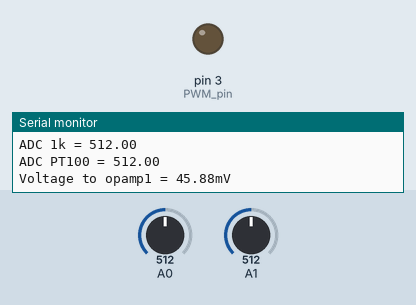
A sketch run on a simulated Arduino Uno, built with avr-gcc and run on an emulated ATmega328P. Shown: output pins drawn as LEDs (lit = HIGH), the last lines printed to the serial monitor. Inputs (shaded band) come from the test bench; at power-on: A0 = 512, A1 = 512. No radio packets arrive unless stated.

Above: at 0.12 s.
At 1.2 s:
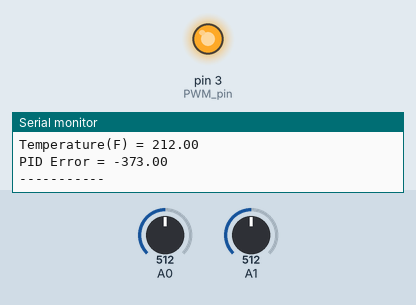
1.3 s: A0 set to 0
4.3 s: A1 set to 0
Timing chart, 0 to 7.3 s (numbered marks = the images above; inputs shaded):
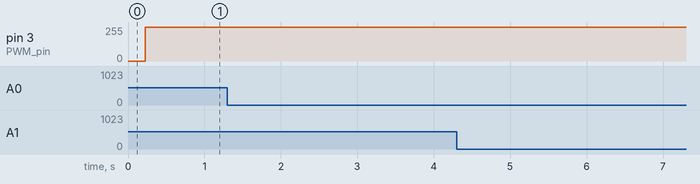

The sketch:

PID_Temperature_Controller.ino
```cpp
#include <nRF24L01.h>
#include <RF24.h>
#include <SPI.h>
#include <Wire.h>
RF24 radio(7,8);
const uint64_t sendAddress = 0xF0F0F0F0E1LL;
const uint64_t receiveAddress = 0xF0F0F0F0E1FF;

const int n = 101;
double PT100[n] = {10000,10039,10078,10117,10156,10195,10234,10273,10312,10351   //PT100 Datatable (can be replace with any)
,10390,10429,10468,10507,10546,10585,10624,10663,10702,10740
,10779,10818,10857,10896,10935,10973,11012,11051,11090,11128
,11167,11206,11245,11283,11322,11361,11399,11438,11477,11515
,11554,11593,11631,11670,11708,11747,11785,11824,11862,11901
,11940,11978,12016,12055,12093,12132,12170,12209,12247,12286
,12324,12362,12401,12439,12477,12517,12555,12593,12632,12670
,12708,12746,12785,12823,12861,12899,12938,12976,13014,13052
,13090,13128,13167,13205,13243,13281,13319,13357,13395,13433
,13471,13509,13547,13585,13623,13661,13699,13737,13775,13813
,13851};

  //PID constants
  //int kp = 17;   int ki = .075;   int kd = 3.9;
  int kp = 17;   int ki = 1;   int kd = 0;
  int PID_p = 0;    int PID_i = 0;    int PID_d = 0;

  //Pins

  int PWM_pin = 3;
  double kTemptot = 0;

  //Variables
  float temperature_read = 0;
  float set_temperature = 21;
  double set_temperature_k = 0;
  double set_temperature_k2 = 0;
  double temptot = 0;
  float PID_error = 0;
  float previous_error = 0;
  float elapsedTime, Time, timePrev;
  int PID_value = 0;
  int m = 12.6;

void setup() {
  Serial.begin(9600);
  radio.begin();
  radio.openWritingPipe(sendAddress);
  radio.openReadingPipe(1, receiveAddress);
  radio.setPALevel(RF24_PA_MAX);
  radio.setDataRate(RF24_250KBPS);
  radio.setChannel(108);
  pinMode(3,OUTPUT);
  //TCCR1B = TCCR1B & B11111000 | B00000101;;
  analogReference(INTERNAL);
  Time = millis();
  }


void loop() {
  radio.stopListening();
  kTemptot = temptot + 273;
  radio.write(&kTemptot, sizeof(kTemptot));
  delay(30);
  radio.startListening();
  radio.read(&set_temperature_k, sizeof(set_temperature_k));
  if(set_temperature_k != set_temperature_k2 && set_temperature_k != 0){
    set_temperature_k2 = set_temperature_k;
  }
  set_temperature = set_temperature_k2-273;

  float I = analogRead(A0);
  float V = analogRead(A1);

  float curavg = 0;
  float volavg = 0;

  //Averaging of ADC values

  for (int i = 0; i < 100; i++){
    curavg += analogRead(A0);
    volavg += analogRead(A1);
  }


  I = curavg/100;
  V = volavg/100;

  //ADC reading of 1k and PT100

  Serial.print("ADC 1k = ");
  Serial.println(I);

  Serial.print("ADC PT100 = ");
  Serial.println(V);

  I = atv(I);
  V = atv(V);

  I = I/(12);      //voltage in divided by gain of op amp 1
  Serial.print("Voltage to opamp1 = ");
  Serial.print(I*1000); //conversion of voltage to mV
  Serial.println("mV");
  I = I/984;         //voltage divided by resistance == current going to pt100

  Serial.print("Current to PT100 = ");
  Serial.print(I*1000*1000);  //conversion of current to uA
  Serial.println("uA");

  V = V/(92);     //voltage divided by gain of op amp 2 == voltage going through pt100

  Serial.print("  Voltage of PT100 = ");
  Serial.print(V*1000); //conversion of voltage to mV
  Serial.println("mV");


  double r;

  r = V/I;           //voltage divided by current = resistance of pt100
  Serial.print("Resistance of PT100= ");
 Serial.println((r+m)/100);

  //binary sorting algorithm

  int h; //higher
  int l; //lower
  int mid; //middle
  bool flag = 0;
  int res = (r+m)*100;


  if (res >= PT100[n/2]){
    h = n;
    l = n/2;
  }
  else{
    h = n/2;
    l = 0;
  }

  mid = h/2;

  //SPECIAL CASE: Perfect resistance measurement point
  while (flag == 0){
      if (res == PT100[mid]){
    flag = 1;
  }
    if (res > PT100[mid]){
      h = h;
      l = mid;
      mid = (h+l)/2;

    }
    else if (res < PT100[mid]){
      h = mid;
      l = 0;
      mid = (h+l)/2;
    }
    if (PT100[l+1] == PT100[h]){
      flag = 1;
    }
  }
  /*
  Serial.print("High = ");
  Serial.println(h);
  Serial.print(   "Low = ");
  Serial.println(l);
  */

  double slope;
  double temp;

  slope = (h-l)/(PT100[h]-PT100[l]);
  temp = (slope*(res-PT100[l]))+l;


  for (int i = 0; i<1000; i++){
    temptot += temp;
  }

  temptot = temptot/1000;

Serial.print("Temperature(C) = ");
  Serial.println(temptot);

Serial.print("Temperature(F) = ");
Serial.println((temptot*(1.8))+32);

  //PID
  // First we read the real value of temperature
  temperature_read = temptot;
  //Next we calculate the error between the setpoint and the real value
  PID_error = set_temperature - temperature_read;
 Serial.print("PID Error = ");
 Serial.println(PID_error);
 //Calculate the P value
  PID_p = kp * PID_error;
  //Calculate the I value in a range on +-3
  if(-10 < PID_error < 10)
  {
    PID_i = PID_i + (ki * PID_error);
  }

   //For derivative we need real time to calculate speed change rate
  timePrev = Time;                            // the previous time is stored before the actual time read
  Time = millis();                            // actual time read
  elapsedTime = (Time - timePrev) / 1000;
  //Now we can calculate the D calue
  PID_d = kd*((PID_error - previous_error)/elapsedTime);
  //Final total PID value is the sum of P + I + D
  PID_value = PID_p + PID_i + PID_d;

    //We define PWM range between 0 and 255
  if(PID_value < -255)
  {    PID_value = -255;    }
  if(PID_value > 255)
  {    PID_value = 255;  }

  analogWrite(PWM_pin,255-PID_value);
  previous_error = PID_error;

  Serial.println("-----------");
  delay(1000);
}

float atv(float adc){

  float voltage;
  voltage = adc*((1.1)/1023);
  return voltage;
}
```
